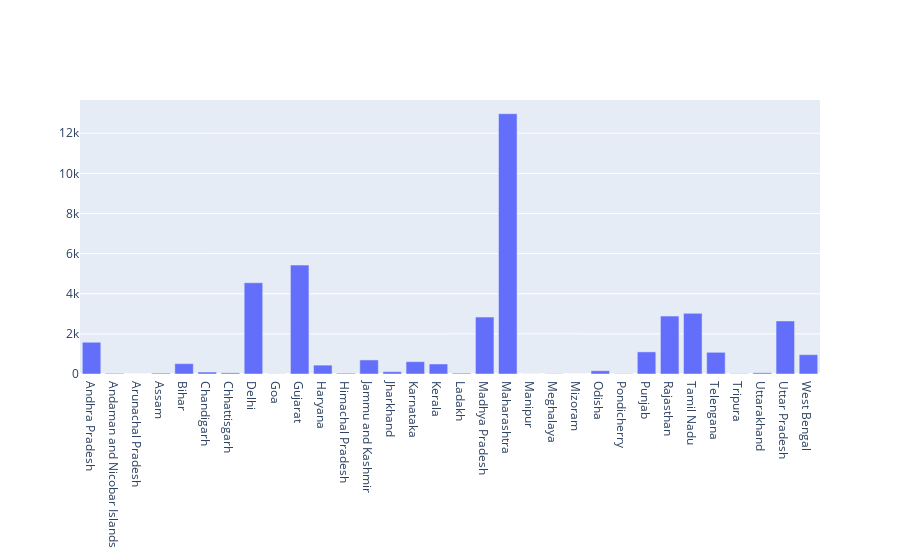

The cell this chart's notebook holds for it:
### Code cell
##GRAPHICAL REPRENTATION OF TOTAL CASES IN INDIA
fig=plt.figure()
axes=fig.add_axes([0,0,1,1])
axes.bar(df['Name of State / UT'],df['Total Cases'])
axes.set_title("Total cases in India")
axes.set_xlabel("Name of State/UT")
axes.set_ylabel("Total Cases")
plt.show()

fig=go.Figure()
fig.add_trace(go.Bar(x=df['Name of State / UT'],y=df['Total Cases']))

### Figure 1 — Plotly figure (JSON) as saved in the notebook; plotly's stock layout.template omitted (floating-point values rounded to 4 significant figures)
{"data": [{"type": "bar", "x": ["Andhra Pradesh", "Andaman and Nicobar Islands", "Arunachal Pradesh", "Assam", "Bihar", "Chandigarh", "Chhattisgarh", "Delhi", "Goa", "Gujarat", "Haryana", "Himachal Pradesh", "Jammu and Kashmir", "Jharkhand", "Karnataka", "Kerala", "Ladakh", "Madhya Pradesh", "Maharashtra", "Manipur", "Meghalaya", "Mizoram", "Odisha", "Pondicherry", "Punjab", "Rajasthan", "Tamil Nadu", "Telengana", "Tripura", "Uttarakhand", "Uttar Pradesh", "West Bengal"], "y": [1583, 33, 1, 43, 517, 97, 57, 4549, 7, 5428, 442, 40, 701, 115, 614, 500, 42, 2837, 12974, 2, 12, 1, 162, 12, 1102, 2886, 3023, 1082, 16, 60, 2645, 963]}], "layout": {}}
